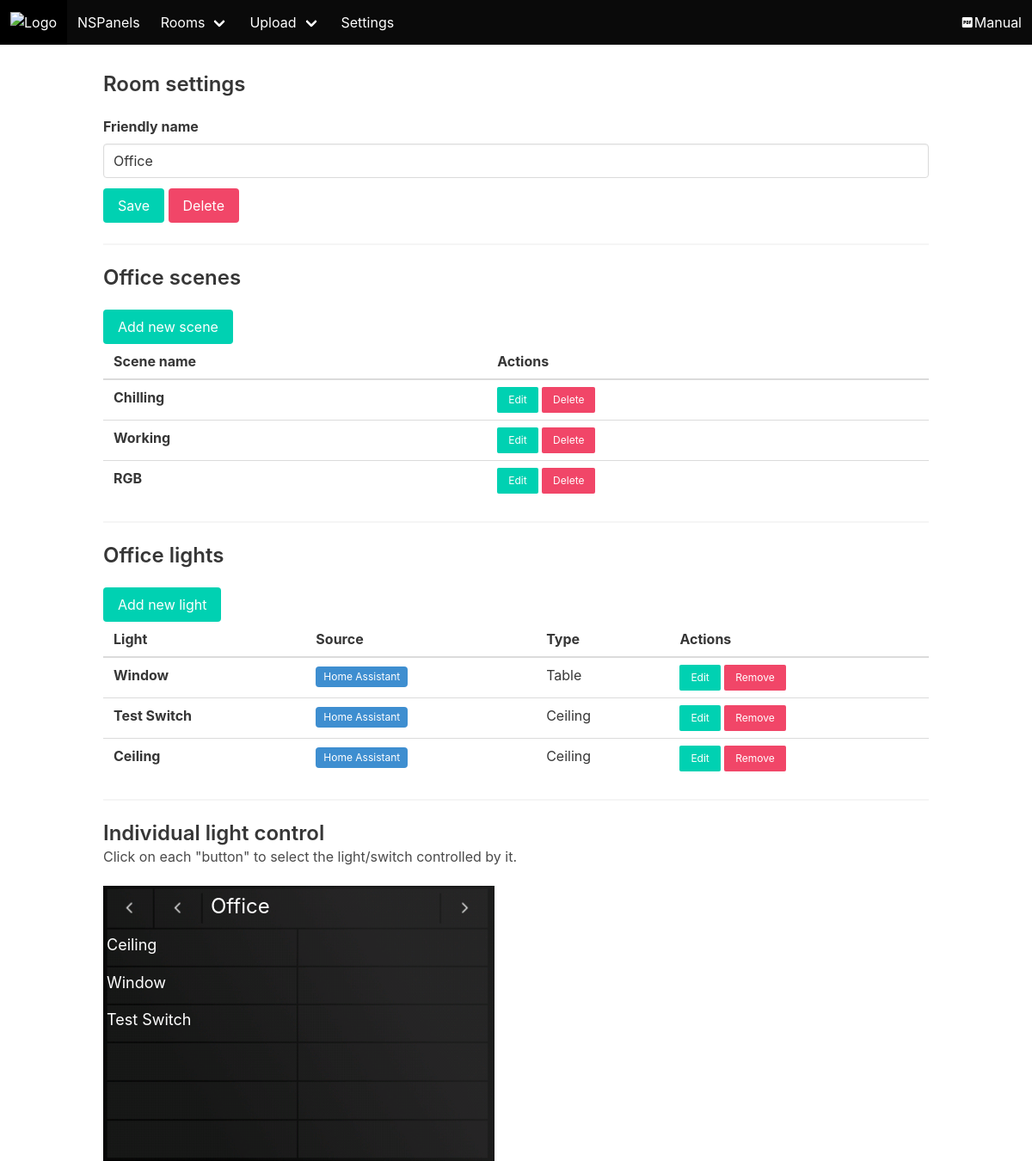
Screenshot of /rooms/1/ with the database file from the repository.
### web/models.py (models this page shows, shortened)
class Room(models.Model):
    def number():
        no = Room.objects.all().count()
        if no == None:
            return 1
        else:
            return no + 1
    friendly_name = models.CharField(max_length=30)
    displayOrder = models.IntegerField(default=number)

class Scene(models.Model):
    friendly_name = models.CharField(max_length=32)
    room = models.ForeignKey(Room, null=True, blank=True, on_delete=models.CASCADE)

class Light(models.Model):
    room = models.ForeignKey(Room, on_delete=models.CASCADE)
    friendly_name = models.CharField(max_length=255, default="")
    type = models.CharField(max_length=16, default="manual")
    is_ceiling_light = models.BooleanField(default=False)
    can_dim = models.BooleanField(default=False)
    can_rgb = models.BooleanField(default=False)
    can_color_temperature = models.BooleanField(default=False)
    home_assistant_name = models.CharField(max_length=255, default="")
    openhab_name = models.CharField(max_length=255, default="")
    openhab_control_mode = models.CharField(max_length=32, default="dimmer")
    openhab_item_switch = models.CharField(max_length=255, default="")
    openhab_item_dimmer = models.CharField(max_length=255, default="")
    openhab_item_color_temp = models.CharField(max_length=255, default="")
    openhab_item_rgb = models.CharField(max_length=255, default="")
    room_view_position = models.IntegerField(default=0)

### web/views.py (the view)
# urls.py: path('rooms/<int:room_id>/', views.edit_room, name='edit_room'),
def edit_room(request, room_id: int):
    room = Room.objects.filter(id=room_id).first()
    data = {
        'room': room,
        'light1': Light.objects.filter(room=room, room_view_position=1).first(),
        'light2': Light.objects.filter(room=room, room_view_position=2).first(),
        'light3': Light.objects.filter(room=room, room_view_position=3).first(),
        'light4': Light.objects.filter(room=room, room_view_position=4).first(),
        'light5': Light.objects.filter(room=room, room_view_position=5).first(),
        'light6': Light.objects.filter(room=room, room_view_position=6).first(),
        'light7': Light.objects.filter(room=room, room_view_position=7).first(),
        'light8': Light.objects.filter(room=room, room_view_position=8).first(),
        'light9': Light.objects.filter(room=room, room_view_position=9).first(),
        'light10': Light.objects.filter(room=room, room_view_position=10).first(),
        'light11': Light.objects.filter(room=room, room_view_position=11).first(),
        'light12': Light.objects.filter(room=room, room_view_position=12).first(),
    }
    return render(request, 'edit_room.html', data)

### web/templates/edit_room.html (shortened to what this page needs)
{% extends 'base.html' %}
{% block head %}
{% load static %}
<link rel="stylesheet" href="{% static 'edit_room.css' %}">
{% endblock %}
{% block content %}
{% load static %}
<div class="block">
  <h2 class="title is-4">Room settings</h2>
  <form method="POST" action="{% url 'update_room_form' room_id=room.id %}">
    <div class="field">
      <label class="label">Friendly name</label>
      <div class="control">
        <input class="input" type="text" name="friendly_name" value="{{ room.friendly_name }}">
      </div>
    </div>
    <button class="button is-primary">Save</button>
    <a href="{% url 'delete_room' room_id=room.id %}" class="button is-danger">Delete</a>
  </form>
</div>
<hr>
<div class="block">
  <h2 class="title is-4">{{ room.friendly_name }} scenes</h2>
  <button type="button" class="button is-primary" onclick="add_new_scene();">Add new scene</button>
  <table class="table is-fullwidth is-hoverable">
    <thead>
      <tr>
        <th>Scene name</th>
        <th>Actions</th>
      </tr>
    </thead>
    <tbody>
      {% for scene in room.scene_set.all %}
      <tr>
        <th>{{ scene.friendly_name }}</th>
        <td>
          <button onclick="edit_scene({{ scene.id }}, '{{ scene.friendly_name }}');" class="button is-small is-primary">Edit</button>
          <a href='{% url "delete_scene" scene.id %}' class="button is-small is-danger">Delete</a>
        </td>
      </tr>
      {% endfor %}
    </tbody>
  </table>
</div>
<hr>
<div class="block">
  <h2 class="title is-4">{{ room.friendly_name }} lights</h2>
  <button type="button" class="button is-primary" onclick="add_new_light();">Add new light</button>
  <table class="table is-fullwidth is-hoverable">
    <thead>
      <tr>
        <th>Light</th>
        <th>Source</th>
        <th>Type</th>
        <th>Actions</th>
      </tr>
    </thead>
    <tbody>
      {% for light in room.light_set.all %}
      <tr>
        <th>{{ light.friendly_name }}</th>
        <td>
          {% if light.type == "home_assistant" %}
          <span class="tag is-info">Home Assistant</span>
          {% elif light.type == "openhab" %}
          <span class="tag is-warning">OpenHAB</span>
          {% elif light.type == "manual" %}
          <span class="tag is-black">Manual</span>
          {% else %}
          <span class="tag is-danger">Unknown: {{ light.type }}</span>
          {% endif %}
        </td>
        {% if light.is_ceiling_light %}
        <td>Ceiling</td>
        {% else %}
        <td>Table</td>
        {% endif %}
        <td>
          <button onclick="edit_light({{ light.id }});" class=" button is-small is-primary">Edit</button>
          <a href='{% url "remove_light_from_room" room.id light.id %}' class="button is-small is-danger">Remove</a>
        </td>
      </tr>
      {% endfor %}
    </tbody>
  </table>
</div>
<hr>
<div class="block">
  <h2 class="title is-4">Individual light control</h2>
  <h2 class="subtitle is-6">Click on each "button" to select the light/switch controlled by it.</h2>
  <div class="nspanel_view" id="nspanel_room_view">
    <div id="room_name">{{ room.friendly_name }}</div>
    <span class="light_r1" id="light1" onclick="add_new_light_to_room_view(1);">{{ light1.friendly_name }}</span>
    <span class="light_r1" id="light2" onclick="add_new_light_to_room_view(2);">{{ light2.friendly_name }}</span>
    <span class="light_r1" id="light3" onclick="add_new_light_to_room_view(3);">{{ light3.friendly_name }}</span>
    <span class="light_r1" id="light4" onclick="add_new_light_to_room_view(4);">{{ light4.friendly_name }}</span>
    <span class="light_r1" id="light5" onclick="add_new_light_to_room_view(5);">{{ light5.friendly_name }}</span>
    <span class="light_r1" id="light6" onclick="add_new_light_to_room_view(6);">{{ light6.friendly_name }}</span>
    <span class="light_r2" id="light7" onclick="add_new_light_to_room_view(7);">{{ light7.friendly_name }}</span>
    <span class="light_r2" id="light8" onclick="add_new_light_to_room_view(8);">{{ light8.friendly_name }}</span>
    <span class="light_r2" id="light9" onclick="add_new_light_to_room_view(9);">{{ light9.friendly_name }}</span>
    <span class="light_r2" id="light10" onclick="add_new_light_to_room_view(10);"">{{ light10.friendly_name }}</span>
        <span class=" light_r2" id="light11" onclick="add_new_light_to_room_view(11);"">{{ light11.friendly_name }}</span>
        <span class=" light_r2" id="light12" onclick="add_new_light_to_room_view(12);"">{{ light12.friendly_name }}</span>
    </div>
</div>
{% endblock %}

### web/templates/base.html (shortened to what this page needs)
{% load static %}
<!DOCTYPE html>
<html lang="en">
<head>
    <link rel="stylesheet" href="{% static 'bulma/css/bulma.min.css' %}">
    <link rel="stylesheet" href="{% static 'bulma_extentions/bulma_tooltips.min.css' %}">
    <link rel="stylesheet" href="https://cdn.jsdelivr.net/npm/@mdi/font@7.2.96/css/materialdesignicons.min.css">
    <link rel="stylesheet" href="{% static 'loader.css' %}?refresh={% now 'U' %}">
    <link rel="stylesheet" href="{% static 'base.css' %}?refresh={% now 'U' %}">
    {% block head %}
    {% endblock %}
</head>
<body>
    {% include 'navbar.html' %}
    <div class="container mt-4">
        <div id="notification_holder" class="pb-4"></div>
        {% block content %}
        {% endblock %}
    </div>
</body>
</html>

### web/templates/navbar.html (shortened to what this page needs)
{% load static %}
<nav class="navbar is-black" role="navigation" aria-label="main navigation">
  <div class="navbar-brand">
    <a class="navbar-item" href="/">
      <img src="{% static 'logo.svg' %}" alt="Logo">
    </a>
  </div>
  <div id="navbar" class="navbar-menu">
    <div class="navbar-start">
      <a class="navbar-item" href="/">
        NSPanels
      </a>
      <div class="navbar-item has-dropdown is-hoverable">
        <a class="navbar-link" href="/rooms">
          Rooms
        </a>
      </div>
      <div class="navbar-item has-dropdown is-hoverable">
        <a class="navbar-link">
          Upload
        </a>
      </div>
      <a class="navbar-item" href="{% url 'settings' %}">
        Settings
      </a>
    </div>
    <div class="navbar-end">
      <a class="navbar-item" href="/manual">
        <span class="icon is-small">
          <span class="mdi mdi-file-pdf-box"></span>
        </span>
        <span>
          Manual
        </span>
      </a>
    </div>
  </div>
</nav>

### web/static/edit_room.css (style rules this page uses)
.nspanel_view { width: 455px; height: 320px; color: white; }
#nspanel_room_view { background-image: url('/static/panel_views/nspanel_room_view.png'); position: relative; }
#nspanel_room_view > #room_name { position: absolute; font-size: x-large; left: 125px; top: 6px; }
#nspanel_room_view > .light_r1 { position: absolute; display: block; font-size: large; left: 4px; width: 156px; height: 27px; cursor: pointer; }
#nspanel_room_view > .light_r2 { position: absolute; display: block; font-size: large; left: 227px; width: 156px; height: 27px; cursor: pointer; }
#nspanel_room_view > #light1, #light7 { top: 55px; }
#nspanel_room_view > #light2, #light8 { top: 99px; }
#nspanel_room_view > #light3, #light9 { top: 142px; }
#nspanel_room_view > #light4, #light10 { top: 187px; }
#nspanel_room_view > #light5, #light11 { top: 232px; }
#nspanel_room_view > #light6, #light12 { top: 277px; }

### rows the page displays
Room: friendly_name "Office"
Scene: friendly_name "Chilling"
Scene: friendly_name "Working"
Scene: friendly_name "RGB"
Light: friendly_name "Window", type "Home Assistant", is_ceiling_light "Table"
Light: friendly_name "Test Switch", type "Home Assistant", is_ceiling_light "Ceiling"
Light: friendly_name "Ceiling", type "Home Assistant", is_ceiling_light "Ceiling"
